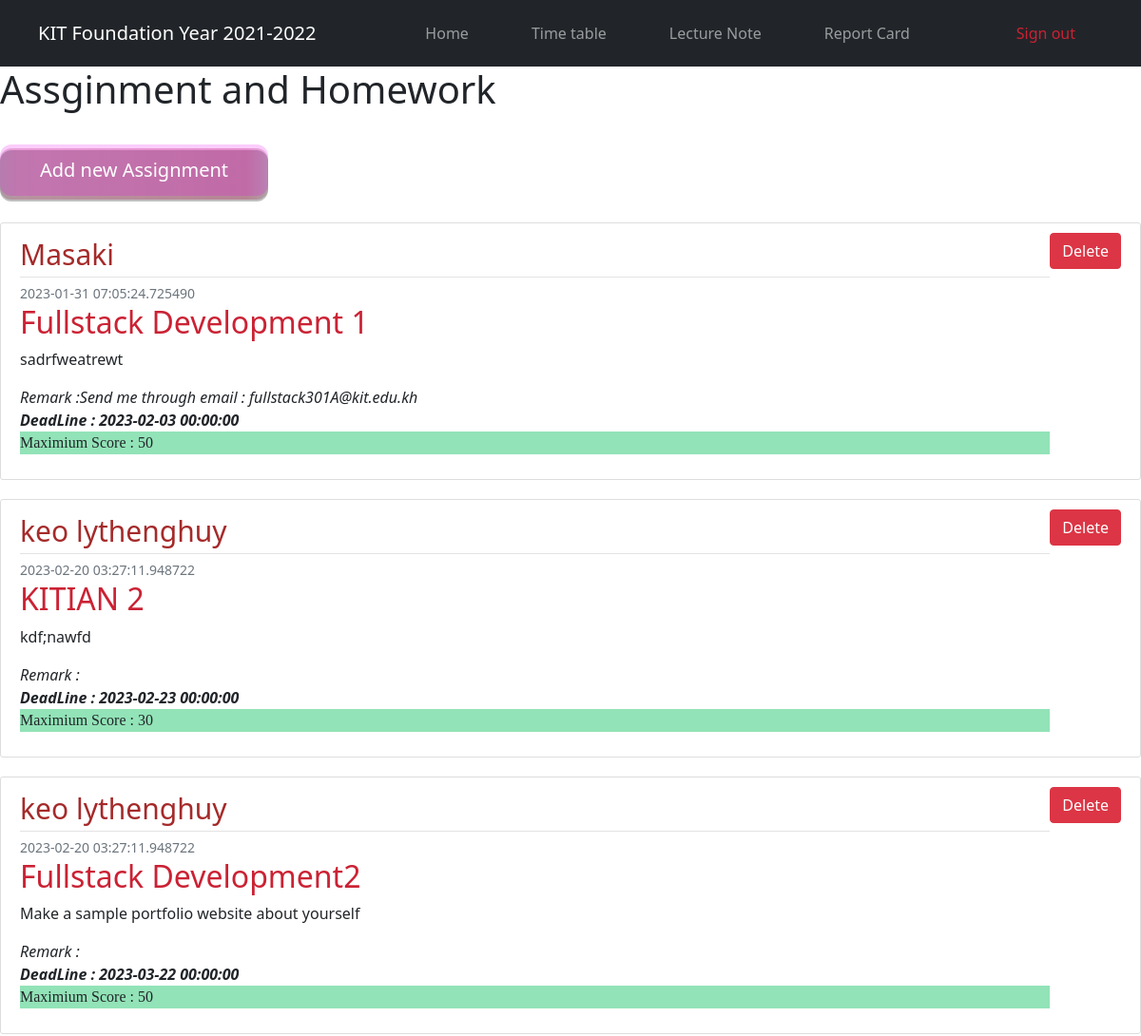
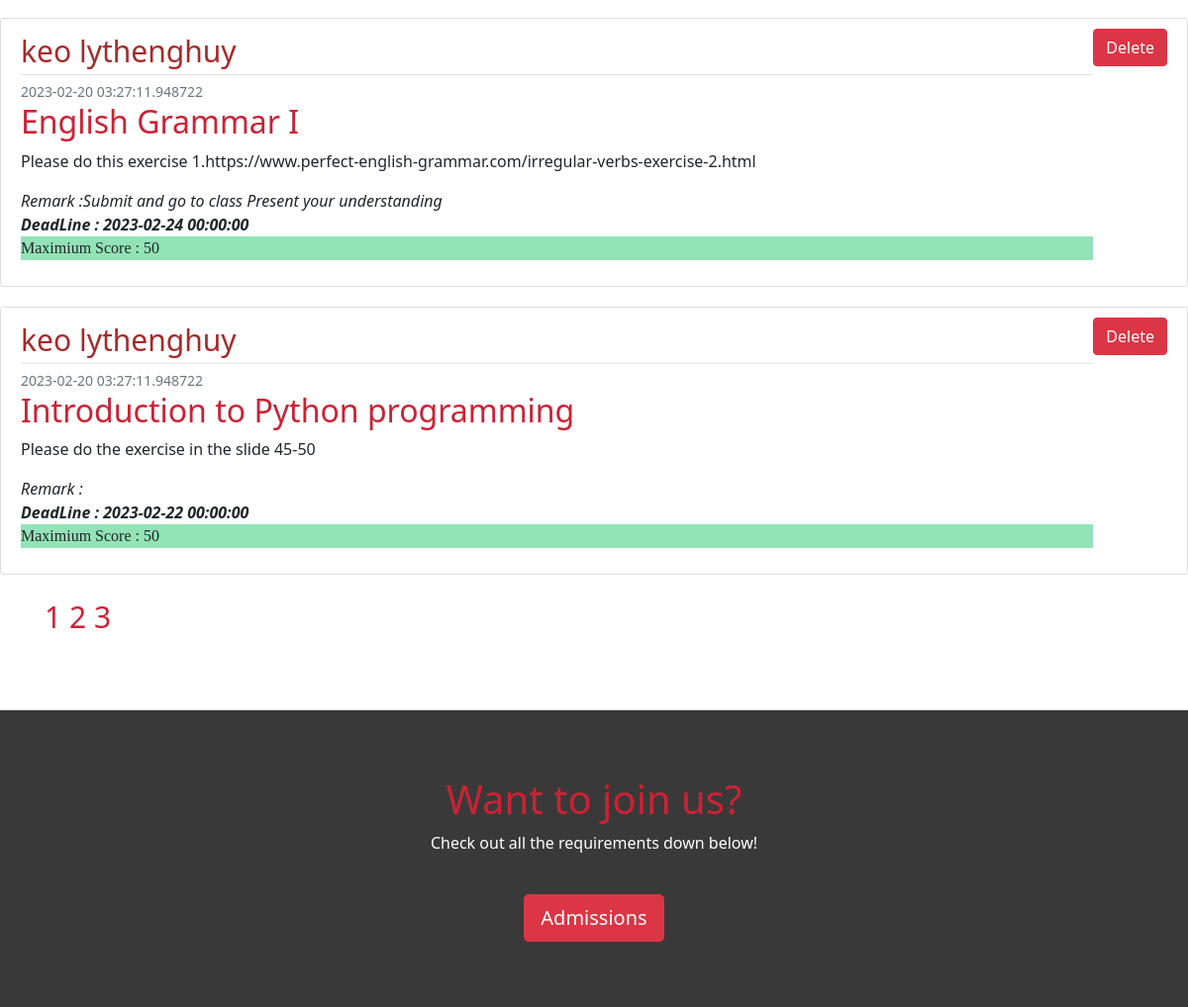
The page /lecturenote (signed in) on the database its author committed (2 pictures, top to bottom).
### flaskblog/model.py (models this page shows, shortened)
class Post(db.Model):
    id=db.Column(db.Integer,primary_key=True)
    course_id=db.Column(db.String(100),nullable=False)
    course_title = db.Column(db.String(100),nullable=False)
    date_posted =db.Column(db.DateTime,nullable=False,default=datetime.datetime.utcnow())
    deadline = db.Column(db.DateTime,nullable=False)
    content = db.Column(db.Text,nullable=False)
    max_score = db.Column(db.Integer,nullable=False)
    remark = db.Column(db.Text,nullable=False)
    user_id = db.Column(db.Integer,db.ForeignKey('user.id'),nullable=False)

class User(db.Model,UserMixin):
    id=db.Column(db.Integer,primary_key=True)
    name = db.Column(db.String(20),unique=True,nullable=False)
    email = db.Column(db.String(120),unique=True,nullable=False)
    image_file = db.Column(db.String(20),nullable=False,default='default.jpg')
    password=db.Column(db.String(60),nullable=False)
    posts = db.relationship('Post',backref='author',lazy=True)
    students = db.relationship('Student',backref='author',lazy=True)

### flaskblog/route.py (the view)
@app.route("/lecturenote")
def lecturenote():
        if current_user.is_authenticated:
             page = request.args.get('page',1,type=int)#default page = 1
             posts = Post.query.paginate(per_page=5)
             return render_template('lecturenote.html',title='Report Card Page',posts=posts,page=page)

### flaskblog/model.py (called while the page is built)
@login_manager.user_loader
def load_user (user_id):
    return User.query.get(int(user_id))

### flaskblog/templates/lecturenote.html (shortened to what this page needs)
<!doctype html>
<html lang="en">
<head>
    <link rel="stylesheet"  type="text/css" href="{{ url_for('static', filename='main.css') }}">
    <link href="https://cdn.jsdelivr.net/npm/bootstrap@5.3.0-alpha1/dist/css/bootstrap.min.css" rel="stylesheet"
>
    <link href="https://maxcdn.bootstrapcdn.com/bootstrap/4.0.0-beta.3/css/bootstrap.min.css" rel="stylesheet" />
    <link href="https://cdn.jsdelivr.net/npm/bootstrap@5.0.2/dist/css/bootstrap.min.css" rel="stylesheet"
>
</head>
<body>
    <section>
        <nav class="navbar navbar-expand-lg navbar-dark bg-dark">
            <div class="container-fluid">
                <a class="navbar-brand" href="home">KIT Foundation Year 2021-2022</a>
                <div class="collapse navbar-collapse top_nav" id="navbarSupportedContent">
                    <ul class="navbar-nav mx-auto ">
                        <li class="nav-item">
                            <a href="home" class="nav-link">Home</a>
                        </li>
                        <li class="nav-item "><a href="timetable" class="nav-link">Time table</a>
                        </li>
                        <li class="nav-item "><a href="lecturenote" class="nav-link">Lecture Note</a>
                        </li>
                        <li class="nav-item "><a href="reportcard" class="nav-link">Report Card</a>
                        </li>
                    </ul>
                    <ul class="navbar navbar-nav navbar-right" style="display:flex;">
                        <li>
                            <button class="btn top_login" style="color: white">
                                <a href="signout">Sign out</a>
                            </button>
                        </li>
                    </ul>
                </div>
            </div>
        </nav>
    </section>
    <h1>Assginment and Homework</h1>
<button class="button-82-pushable" role="button">
    <span class="button-82-shadow"></span>
    <span class="button-82-edge"></span>
    <a href="new_ass" class="button-82-front text">
      Add new Assignment
    </a>
  </button>
  <br><br>
<section class="post">
    {% for post in posts.items  %}
    <article class="media content-section">
        <div class="media-body">
            <div class="article-metadata">
                {{post.author.name}}
            </div>
            <small class="text-muted">
                {{post.date_posted}}
            </small>
            <h2 class="article-title"><a href="{{url_for('update_post',post_id=post.id)}}">{{post.course_title}}</a></h2>
            <p class="article-content">{{post.content}}</p>
            <i>Remark   :{{post.remark}}</i>
            <br>
            <i><b>DeadLine : {{post.deadline}}</b></i>
            <p class="max-score">Maximium Score : {{post.max_score}}</p>
        </div>
        <form action="{{url_for('delete_post',post_id=post.id)}}">
          <input class="btn btn-danger" type="submit" value="Delete">
        </form>
    </article>
    {% endfor  %}
</section>
<section class="paginate">
    {% for i in posts.iter_pages()  %}
         <a href="{{url_for('lecturenote',page=i)}}">{{i}}</a>
    {% endfor  %}
</section>
    <br><br><br>
    <div class="enroll">
        <h1 style="color: #CB2234; ">Want to join us?</h1>
        <p>Check out all the requirements down below!</p>
        <div class="pt-4 admission-button">
          <a href="admission" class="btn btn-danger btn-lg" tabindex="-1" role="button" aria-disabled="true">Admissions</a>
        </div>
      </div>
    </body>
    </html>

### flaskblog/static/main.css (style rules this page uses)
body { background: #fafafa; color: #333333; margin-top: 5rem; }
h1, h2, h3, h4, h5, h6 { color: #444444; }
.content-section { background: #ffffff; padding: 10px 20px; border: 1px solid #dddddd; border-radius: 3px; margin-bottom: 20px; }
.article-title { color: #444444; }
.article-content { white-space: pre-line; }
.article-metadata { padding-bottom: 1px; margin-bottom: 4px; border-bottom: 1px solid #e3e3e3 }
.navbar-nav .nav-link { margin-right: 25px; margin-left: 25px; }
.enroll { background-color: #3a3939; color: white; height: 300px; display: flex; justify-content: center; flex-direction: column; text-align: center; }

### flaskblog/templates/lecturenote.html (style rules this page uses)
.paginate { font-size: 30px; margin-left: 30px; text-indent: 15px; text-decoration: none; }
a { text-decoration: none; color:#CB2234 }
.button-82-pushable { position: relative; border: none; background: transparent; padding: 0; cursor: pointer; outline-offset: 4px; transition: filter 250ms; user-select: none; -webkit-user-select: none; touch-action: manipulation; margin-top:30px }
.button-82-shadow { position: absolute; top: 0; left: 0; width: 100%; height: 100%; border-radius: 12px; background: hsl(0deg 0% 0% / 0.25); will-change: transform; transform: translateY(2px); transition: transform 600ms cubic-bezier(.3, .7, .4, 1); }
.button-82-edge { position: absolute; top: 0; left: 0; width: 100%; height: 100%; border-radius: 12px; background: linear-gradient( to left, rgba(82, 0, 27, 0.149) 0%, rgba(163, 0, 54, 0.302) 8%, rgba(163, 0, 54, 0.227) 92%, rgba(82, 0, 27, 0.188) 100% ); }
.button-82-front { display: block; position: relative; padding: 12px 27px; border-radius: 12px; font-size: 1.1rem; color: white; background: rgba(232, 0, 240, 0.196); will-change: transform; transform: translateY(-4px); transition: transform 600ms cubic-bezier(.3, .7, .4, 1); }
@media (min-width: 768px) { .button-82-front { font-size: 1.25rem; padding: 12px 42px; } }
.max-score { font-family: 'Times New Roman', Times, serif; background-color: rgb(146, 227, 183); }
.article-metadata { font-size: 30px; color:brown; }

### rows shown on the page
Post: author.name "Masaki", date_posted "2023-01-31 07:05:24.725490", course_title "Fullstack Development 1", content "sadrfweatrewt", remark "Send me through email : fullstack301A@kit.edu.kh", deadline "2023-02-03 00:00:00", max_score "50"
Post: author.name "keo lythenghuy", date_posted "2023-02-20 03:27:11.948722", course_title "KITIAN 2", content "kdf;nawfd", deadline "2023-02-23 00:00:00", max_score "30"
Post: author.name "keo lythenghuy", date_posted "2023-02-20 03:27:11.948722", course_title "Fullstack Development2", content "Make a sample portfolio website about yourself", deadline "2023-03-22 00:00:00", max_score "50"
Post: author.name "keo lythenghuy", date_posted "2023-02-20 03:27:11.948722", course_title "English Grammar I", content "Please do this exercise 1.https://www.perfect-english-grammar.com/irregular-verbs-exercise-2.html", remark "Submit and go to class Present your understanding", deadline "2023-02-24 00:00:00", max_score "50"
Post: author.name "keo lythenghuy", date_posted "2023-02-20 03:27:11.948722", course_title "Introduction to Python programming", content "Please do the exercise in the slide 45-50", deadline "2023-02-22 00:00:00", max_score "50"

### other values the page prints
{{ i }} "1" "2" "3"
